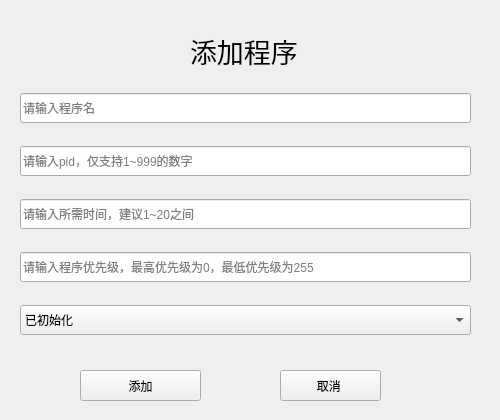
<?xml version="1.0" encoding="UTF-8"?>
<ui version="4.0">
 <class>addprocess</class>
 <widget class="QWidget" name="addprocess">
  <property name="geometry">
   <rect>
    <x>0</x>
    <y>0</y>
    <width>500</width>
    <height>420</height>
   </rect>
  </property>
  <property name="maximumSize">
   <size>
    <width>500</width>
    <height>420</height>
   </size>
  </property>
  <property name="windowTitle">
   <string>Add process?</string>
  </property>
  <property name="windowIcon">
   <iconset resource="res.qrc">
    <normaloff>:/res/add.jpg</normaloff>:/res/add.jpg</iconset>
  </property>
  <widget class="QLabel" name="label">
   <property name="geometry">
    <rect>
     <x>190</x>
     <y>10</y>
     <width>141</width>
     <height>81</height>
    </rect>
   </property>
   <property name="font">
    <font>
     <family>黑体</family>
     <pointsize>20</pointsize>
    </font>
   </property>
   <property name="text">
    <string>添加程序</string>
   </property>
  </widget>
  <widget class="QWidget" name="verticalLayoutWidget">
   <property name="geometry">
    <rect>
     <x>20</x>
     <y>70</y>
     <width>451</width>
     <height>291</height>
    </rect>
   </property>
   <layout class="QVBoxLayout" name="verticalLayout" stretch="1,1,1,0,1">
    <property name="spacing">
     <number>0</number>
    </property>
    <item>
     <widget class="QLineEdit" name="processNameEdit">
      <property name="minimumSize">
       <size>
        <width>0</width>
        <height>30</height>
       </size>
      </property>
      <property name="placeholderText">
       <string>请输入程序名</string>
      </property>
     </widget>
    </item>
    <item>
     <widget class="QLineEdit" name="pidEdit">
      <property name="minimumSize">
       <size>
        <width>0</width>
        <height>30</height>
       </size>
      </property>
      <property name="placeholderText">
       <string>请输入pid，仅支持1~999的数字</string>
      </property>
     </widget>
    </item>
    <item>
     <widget class="QLineEdit" name="timeEdit">
      <property name="minimumSize">
       <size>
        <width>0</width>
        <height>30</height>
       </size>
      </property>
      <property name="placeholderText">
       <string>请输入所需时间，建议1~20之间</string>
      </property>
     </widget>
    </item>
    <item>
     <widget class="QLineEdit" name="priorityEdit">
      <property name="minimumSize">
       <size>
        <width>0</width>
        <height>30</height>
       </size>
      </property>
      <property name="placeholderText">
       <string>请输入程序优先级，最高优先级为0，最低优先级为255</string>
      </property>
     </widget>
    </item>
    <item>
     <widget class="QComboBox" name="stateBox">
      <property name="minimumSize">
       <size>
        <width>0</width>
        <height>30</height>
       </size>
      </property>
      <property name="currentText">
       <string>已初始化</string>
      </property>
      <item>
       <property name="text">
        <string>已初始化</string>
       </property>
      </item>
      <item>
       <property name="text">
        <string>就绪</string>
       </property>
      </item>
      <item>
       <property name="text">
        <string>运行中</string>
       </property>
      </item>
      <item>
       <property name="text">
        <string>阻塞</string>
       </property>
      </item>
      <item>
       <property name="text">
        <string>终止</string>
       </property>
      </item>
     </widget>
    </item>
   </layout>
  </widget>
  <widget class="QPushButton" name="addButton">
   <property name="geometry">
    <rect>
     <x>80</x>
     <y>370</y>
     <width>121</width>
     <height>31</height>
    </rect>
   </property>
   <property name="text">
    <string>添加</string>
   </property>
  </widget>
  <widget class="QPushButton" name="quitButton">
   <property name="geometry">
    <rect>
     <x>280</x>
     <y>370</y>
     <width>101</width>
     <height>31</height>
    </rect>
   </property>
   <property name="text">
    <string>取消 </string>
   </property>
  </widget>
 </widget>
 <resources>
  <include location="res.qrc"/>
 </resources>
 <connections/>
</ui>
